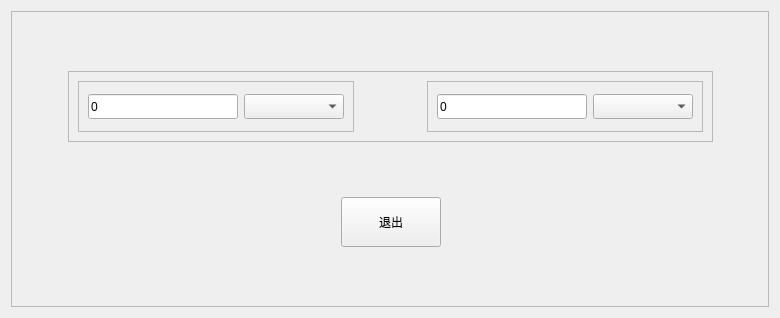
<?xml version="1.0" encoding="UTF-8"?>
<ui version="4.0">
 <class>exchangeRate</class>
 <widget class="QWidget" name="exchangeRate">
  <property name="geometry">
   <rect>
    <x>0</x>
    <y>0</y>
    <width>780</width>
    <height>318</height>
   </rect>
  </property>
  <property name="minimumSize">
   <size>
    <width>780</width>
    <height>318</height>
   </size>
  </property>
  <property name="maximumSize">
   <size>
    <width>780</width>
    <height>318</height>
   </size>
  </property>
  <property name="windowTitle">
   <string>Form</string>
  </property>
  <layout class="QGridLayout" name="gridLayout_5">
   <item row="0" column="0">
    <widget class="QFrame" name="frame_4">
     <property name="frameShape">
      <enum>QFrame::StyledPanel</enum>
     </property>
     <property name="frameShadow">
      <enum>QFrame::Raised</enum>
     </property>
     <layout class="QGridLayout" name="gridLayout_4">
      <item row="1" column="6">
       <spacer name="horizontalSpacer_2">
        <property name="orientation">
         <enum>Qt::Horizontal</enum>
        </property>
        <property name="sizeHint" stdset="0">
         <size>
          <width>0</width>
          <height>20</height>
         </size>
        </property>
       </spacer>
      </item>
      <item row="1" column="1" colspan="5">
       <widget class="QFrame" name="frame_3">
        <property name="styleSheet">
         <string notr="true"/>
        </property>
        <property name="frameShape">
         <enum>QFrame::StyledPanel</enum>
        </property>
        <property name="frameShadow">
         <enum>QFrame::Raised</enum>
        </property>
        <layout class="QGridLayout" name="gridLayout_3">
         <item row="0" column="0">
          <widget class="QFrame" name="frame">
           <property name="frameShape">
            <enum>QFrame::StyledPanel</enum>
           </property>
           <property name="frameShadow">
            <enum>QFrame::Raised</enum>
           </property>
           <layout class="QGridLayout" name="gridLayout">
            <item row="0" column="0">
             <layout class="QHBoxLayout" name="horizontalLayout">
              <item>
               <widget class="QLineEdit" name="lineEdit_1">
                <property name="minimumSize">
                 <size>
                  <width>150</width>
                  <height>25</height>
                 </size>
                </property>
                <property name="styleSheet">
                 <string notr="true">font: 11pt &quot;Microsoft YaHei UI&quot;;</string>
                </property>
                <property name="text">
                 <string>0</string>
                </property>
               </widget>
              </item>
              <item>
               <widget class="QComboBox" name="comboBox_1">
                <property name="minimumSize">
                 <size>
                  <width>100</width>
                  <height>25</height>
                 </size>
                </property>
                <property name="styleSheet">
                 <string notr="true">font: 11pt &quot;Microsoft YaHei UI&quot;;</string>
                </property>
               </widget>
              </item>
             </layout>
            </item>
           </layout>
          </widget>
         </item>
         <item row="0" column="1">
          <widget class="QLabel" name="label">
           <property name="minimumSize">
            <size>
             <width>61</width>
             <height>51</height>
            </size>
           </property>
           <property name="styleSheet">
            <string notr="true">image: url(:/mainwindow/image/exchangeRate.png);</string>
           </property>
           <property name="text">
            <string/>
           </property>
          </widget>
         </item>
         <item row="0" column="2">
          <widget class="QFrame" name="frame_2">
           <property name="frameShape">
            <enum>QFrame::StyledPanel</enum>
           </property>
           <property name="frameShadow">
            <enum>QFrame::Raised</enum>
           </property>
           <layout class="QGridLayout" name="gridLayout_2">
            <item row="0" column="0">
             <layout class="QHBoxLayout" name="horizontalLayout_2">
              <item>
               <widget class="QLineEdit" name="lineEdit_2">
                <property name="minimumSize">
                 <size>
                  <width>150</width>
                  <height>25</height>
                 </size>
                </property>
                <property name="styleSheet">
                 <string notr="true">font: 11pt &quot;Microsoft YaHei UI&quot;;</string>
                </property>
                <property name="text">
                 <string>0</string>
                </property>
               </widget>
              </item>
              <item>
               <widget class="QComboBox" name="comboBox_2">
                <property name="minimumSize">
                 <size>
                  <width>100</width>
                  <height>25</height>
                 </size>
                </property>
                <property name="styleSheet">
                 <string notr="true">font: 11pt &quot;Microsoft YaHei UI&quot;;</string>
                </property>
               </widget>
              </item>
             </layout>
            </item>
           </layout>
          </widget>
         </item>
        </layout>
       </widget>
      </item>
      <item row="3" column="3">
       <widget class="QPushButton" name="pushButton">
        <property name="minimumSize">
         <size>
          <width>100</width>
          <height>50</height>
         </size>
        </property>
        <property name="maximumSize">
         <size>
          <width>100</width>
          <height>50</height>
         </size>
        </property>
        <property name="text">
         <string>退出</string>
        </property>
       </widget>
      </item>
      <item row="0" column="3">
       <spacer name="verticalSpacer">
        <property name="orientation">
         <enum>Qt::Vertical</enum>
        </property>
        <property name="sizeHint" stdset="0">
         <size>
          <width>20</width>
          <height>14</height>
         </size>
        </property>
       </spacer>
      </item>
      <item row="1" column="0">
       <spacer name="horizontalSpacer">
        <property name="orientation">
         <enum>Qt::Horizontal</enum>
        </property>
        <property name="sizeHint" stdset="0">
         <size>
          <width>0</width>
          <height>20</height>
         </size>
        </property>
       </spacer>
      </item>
      <item row="4" column="2" colspan="3">
       <spacer name="verticalSpacer_4">
        <property name="orientation">
         <enum>Qt::Vertical</enum>
        </property>
        <property name="sizeHint" stdset="0">
         <size>
          <width>20</width>
          <height>40</height>
         </size>
        </property>
       </spacer>
      </item>
      <item row="2" column="2" colspan="3">
       <spacer name="verticalSpacer_3">
        <property name="orientation">
         <enum>Qt::Vertical</enum>
        </property>
        <property name="sizeHint" stdset="0">
         <size>
          <width>20</width>
          <height>40</height>
         </size>
        </property>
       </spacer>
      </item>
     </layout>
    </widget>
   </item>
  </layout>
 </widget>
 <resources/>
 <connections>
  <connection>
   <sender>pushButton</sender>
   <signal>clicked()</signal>
   <receiver>exchangeRate</receiver>
   <slot>close()</slot>
   <hints>
    <hint type="sourcelabel">
     <x>326</x>
     <y>313</y>
    </hint>
    <hint type="destinationlabel">
     <x>362</x>
     <y>189</y>
    </hint>
   </hints>
  </connection>
 </connections>
</ui>
